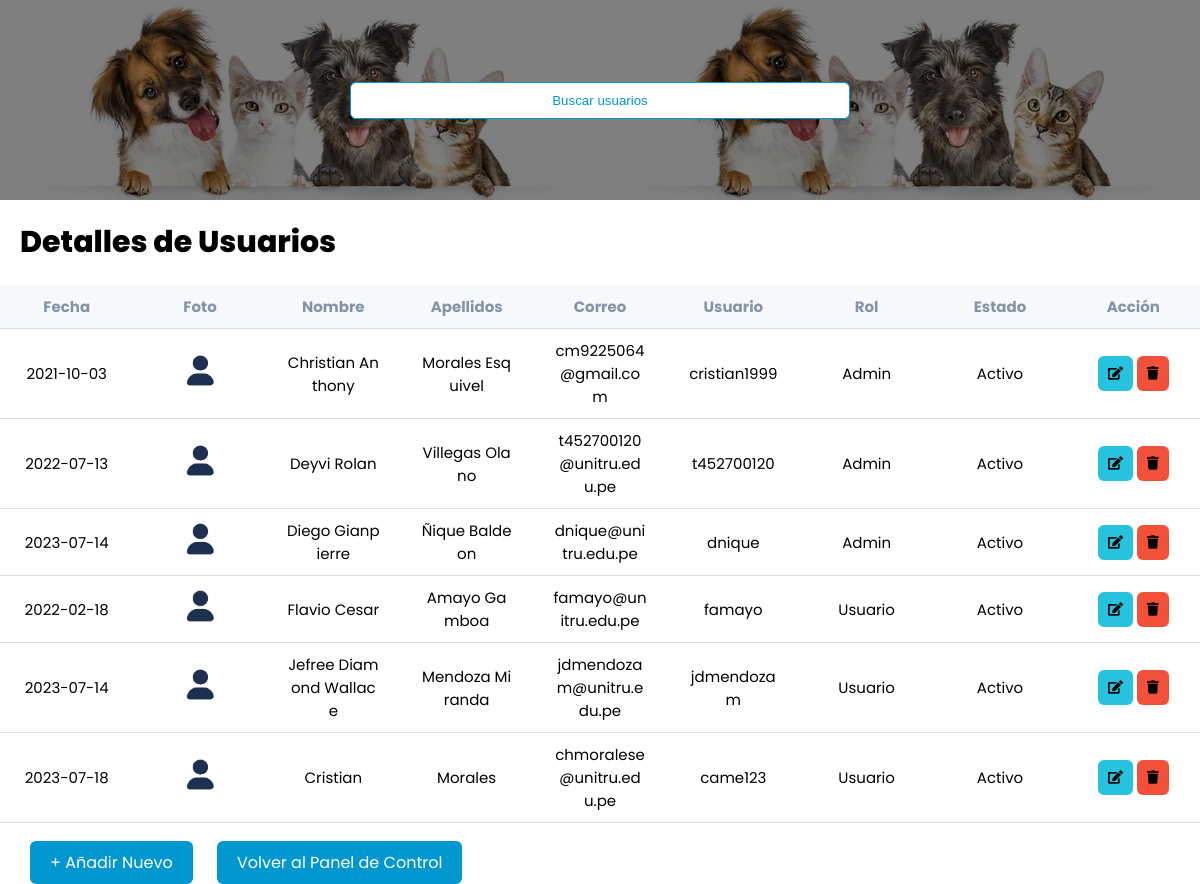
/admin/php/user.php, run on the app's committed database.
### tables this page shows
CREATE TABLE `usuario` (
  `id` int(10) UNSIGNED NOT NULL,
  `Ubigeo_id` int(10) UNSIGNED DEFAULT NULL,
  `EstadoUsuario_id` int(10) UNSIGNED NOT NULL,
  `dni` varchar(8) DEFAULT NULL,
  `usuario` varchar(45) DEFAULT NULL,
  `user_password` varchar(150) DEFAULT NULL,
  `rol` tinyint(3) UNSIGNED DEFAULT NULL,
  `correo` varchar(100) DEFAULT NULL,
  `nombre` varchar(70) DEFAULT NULL,
  `apellidos` varchar(100) DEFAULT NULL,
  `sexo` tinyint(3) UNSIGNED DEFAULT NULL,
  `direccion` varchar(100) DEFAULT NULL,
  `celular` int(10) UNSIGNED DEFAULT NULL,
  `trabajoOcupacion` varchar(100) DEFAULT NULL,
  `mascotasPasadas` tinyint(3) UNSIGNED DEFAULT NULL,
  `mascotasActualidad` tinyint(3) UNSIGNED DEFAULT NULL,
  `estadoCivil` varchar(20) DEFAULT NULL,
  `nroDeHijos` int(10) UNSIGNED DEFAULT NULL,
  `nroDeIntegrantesFamilia` int(10) UNSIGNED DEFAULT NULL,
  `fechaDeRegistro` date DEFAULT NULL
);

### admin/php/user.php (the view, shortened to what this page needs)
<!DOCTYPE html>
<html lang="en">
<head>
    <link rel="stylesheet" href="../css/style-user.css">
    <link rel="stylesheet" href="https://cdnjs.cloudflare.com/ajax/libs/font-awesome/5.15.1/css/all.min.css">
</head>
<body>
    <div class="table">
        <div class="table_header">
            <div>
                <input id="searchInput" placeholder="Buscar usuarios">
            </div>
        </div>
        <div class="table_section">
        <p>Detalles de Usuarios</p>
            <table>
                <thead>
                    <tr>
                        <th>Fecha</th>
                        <th>Foto</th>
                        <th>Nombre</th>
                        <th>Apellidos</th>
                        <th>Correo</th>
                        <th>Usuario</th>
                        <th>Rol</th>
                        <th>Estado</th>
                        <th>Acción</th>
                    </tr>
                </thead>
                <tbody id="tableBody">
                    <?php
                    require_once "../../php/conexion_be.php";
                    $SQL = "SELECT * FROM usuario";
                    $dato = mysqli_query($conexion, $SQL);
                    if ($dato->num_rows > 0) {
                        while ($fila = mysqli_fetch_array($dato)) {
                            $EstadoUsuario_idNombre = '';
                            if ($fila['EstadoUsuario_id'] == 1) {
                                $EstadoUsuario_idNombre = 'Activo';
                            } elseif ($fila['EstadoUsuario_id'] == 2) {
                                $EstadoUsuario_idNombre = 'Inactivo';
                            }
                            $rolNombre = '';
                            if ($fila['rol'] == 0) {
                                $rolNombre = 'Usuario';
                            } elseif ($fila['rol'] == 1) {
                                $rolNombre = 'Admin';
                            }
                            $id_usuario = $fila['id'];
                            $imagen_query = "SELECT url FROM imagen WHERE Usuario_id='$id_usuario'";
                            $imagen_result = mysqli_query($conexion, $imagen_query);
                            $ruta_imagen = '../../php/';
                            if (mysqli_num_rows($imagen_result) > 0) {
                                $imagen_fila = mysqli_fetch_array($imagen_result);
                                $ruta_imagen = $ruta_imagen.$imagen_fila['url'];
                            }else{
                                $ruta_imagen = '../../img/person.jpg';
                            }
                            ?>
                            <tr class="table-row">
                                <td><?php echo $fila['fechaDeRegistro']; ?></td>
                                <td>
                                    <?php if (!empty($ruta_imagen)): ?>
                                        <img src="<?php echo $ruta_imagen; ?>" alt="Imagen de usuario" style="max-width: 100px;">
                                    <?php else: ?>
                                        Imagen no encontrada
                                    <?php endif; ?>
                                </td>
                                <td><?php echo $fila['nombre']; ?></td>
                                <td><?php echo $fila['apellidos']; ?></td>
                                <td><?php echo $fila['correo']; ?></td>
                                <td><?php echo $fila['usuario']; ?></td>
                                <td><?php echo $rolNombre; ?></td>
                                <td><?php echo $EstadoUsuario_idNombre; ?></td>
                                <td>
                                    <button class="edit-btn"><i class="fas fa-edit"></i></button>
                                    <form method="POST" action="<?php echo $_SERVER["PHP_SELF"]; ?>" style="display: inline;">
                                        <button class="delete-btn" type="submit"><i class="fas fa-trash"></i></button>
                                    </form>
                                </td>
                            </tr>
                            <?php
                        }
                    } else {
                        ?>
                        <tr class="text-center">
                            <td colspan="9">No existen registros</td>
                        </tr>
                        <?php
                    }
                    ?>
                </tbody>
            </table>
        </div>
        <a class="add_new" href="../../login2.php">+ Añadir Nuevo</a>
        <a class="panel-control" href="page.php">Volver al Panel de Control</a>
    </div>
</body>
</html>

### admin/css/style-user.css (style rules this page uses)
* { margin: 0; padding: 0; box-sizing: border-box; }
body { font-family: "Poppins"; overflow: hidden; }
.table { width: 100%; }
.table_header { display: flex; justify-content: space-between; align-items: center; flex-wrap: wrap; padding: 50px; background-image: linear-gradient( rgba(0,0,0,0.5), rgba(0,0,0,0.5)), url(../img/a.jpg); display: flex; justify-content: center; height: 200px; }
.table_header input { width: 500px; }
.table_section p { color: #000; font-size: 30px; font-weight: 800; padding: 20px; }
button { outline: none; border: none; border-radius: 6px; cursor: pointer; padding: 10px; text-decoration: none; }
.add_new { outline: none; border: none; border-radius: 6px; cursor: pointer; padding: 20px; text-decoration: none; }
.panel-control { outline: none; border: none; border-radius: 6px; cursor: pointer; padding: 10px; text-decoration: none; padding: 10px 20px; margin-left: 20px; color: #ffffff; background-color: #0298cf; }
td button:nth-child(1) { background-color: #27c2dd; color: #000; }
.delete-btn { background-color: #f3503a; color: #000; }
.add_new { padding: 10px 20px; margin-left: 30px; margin-top: 50px; color: #ffffff; background-color: #0298cf; }
input { padding: 10px 20px; margin: 0 10px; outline: none; border: 1px solid #0298cf; border-radius: 6px; color: #0298cf; text-align: center; }
.table_section { height: 650px; overflow: auto; }
table { width: 100%; table-layout: fixed; min-width: 900px; border-collapse: collapse; }
thead th { position: sticky; top: 0; background-color: #f6f9fc; color: #8493a5; font-size: 15px; }
th,td { border-bottom: 1px solid #dddddd; padding: 10px 20px; word-break: break-all; text-align: center; }
td img { width: 40%; border-radius: 50%; }
tr { font-size: 15px; }
::placeholder { color: #0298cf; }

### data on the page
usuario: fechaDeRegistro "2021-10-03", nombre "Christian Anthony", apellidos "Morales Esquivel", correo "cm9225064@gmail.com", usuario "cristian1999", rol "Admin", EstadoUsuario "Activo"
usuario: fechaDeRegistro "2022-07-13", nombre "Deyvi Rolan", apellidos "Villegas Olano", correo "t452700120@unitru.edu.pe", usuario "t452700120", rol "Admin", EstadoUsuario "Activo"
usuario: fechaDeRegistro "2023-07-14", nombre "Diego Gianpierre", apellidos "Ñique Baldeon", correo "dnique@unitru.edu.pe", usuario "dnique", rol "Admin", EstadoUsuario "Activo"
usuario: fechaDeRegistro "2022-02-18", nombre "Flavio Cesar", apellidos "Amayo Gamboa", correo "famayo@unitru.edu.pe", usuario "famayo", rol "Usuario", EstadoUsuario "Activo"
usuario: fechaDeRegistro "2023-07-14", nombre "Jefree Diamond Wallace", apellidos "Mendoza Miranda", correo "jdmendozam@unitru.edu.pe", usuario "jdmendozam", rol "Usuario", EstadoUsuario "Activo"
usuario: fechaDeRegistro "2023-07-18", nombre "Cristian", apellidos "Morales", correo "chmoralese@unitru.edu.pe", usuario "came123", rol "Usuario", EstadoUsuario "Activo"
